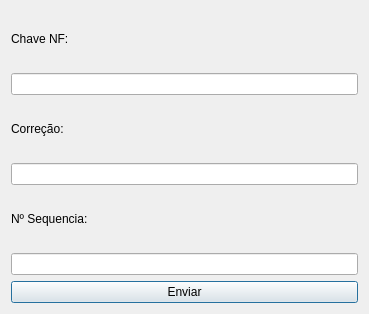
<?xml version="1.0" encoding="UTF-8"?>
<ui version="4.0">
 <class>CartaCorrecaoJanela</class>
 <widget class="QDialog" name="CartaCorrecaoJanela">
  <property name="geometry">
   <rect>
    <x>0</x>
    <y>0</y>
    <width>369</width>
    <height>314</height>
   </rect>
  </property>
  <property name="windowTitle">
   <string>Enviar Carta de Correção Fiscal</string>
  </property>
  <layout class="QGridLayout" name="gridLayout">
   <item row="0" column="0">
    <layout class="QVBoxLayout" name="verticalLayout_3">
     <item>
      <widget class="QLabel" name="label">
       <property name="text">
        <string>Chave NF:</string>
       </property>
      </widget>
     </item>
     <item>
      <widget class="QLineEdit" name="Ledit_Chnfe"/>
     </item>
    </layout>
   </item>
   <item row="1" column="0">
    <layout class="QVBoxLayout" name="verticalLayout_2">
     <item>
      <widget class="QLabel" name="label_2">
       <property name="text">
        <string>Correção:</string>
       </property>
      </widget>
     </item>
     <item>
      <widget class="QLineEdit" name="Ledit_Correcao"/>
     </item>
    </layout>
   </item>
   <item row="2" column="0">
    <layout class="QVBoxLayout" name="verticalLayout">
     <item>
      <widget class="QLabel" name="label_3">
       <property name="text">
        <string>Nº Sequencia:</string>
       </property>
      </widget>
     </item>
     <item>
      <widget class="QLineEdit" name="Ledit_Nseq"/>
     </item>
    </layout>
   </item>
   <item row="3" column="0">
    <widget class="QPushButton" name="Btn_Enviar">
     <property name="text">
      <string>Enviar</string>
     </property>
    </widget>
   </item>
  </layout>
 </widget>
 <resources/>
 <connections/>
</ui>
